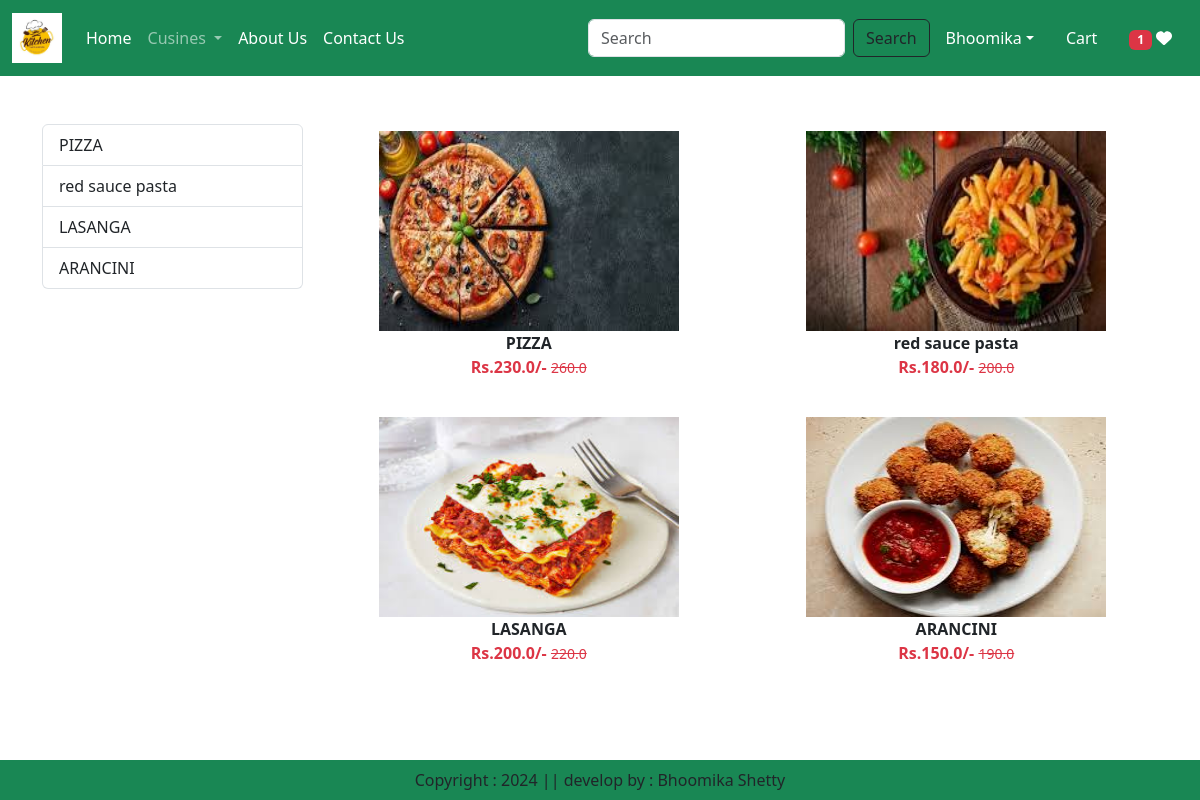
The page /category/IC (signed in) on the database its author committed.
### app/models.py (models this page shows, shortened)
class Product(models.Model):
    title=models.CharField(max_length=100)
    selling_price=models.FloatField()
    discounted_price=models.FloatField()
    description=models.TextField()
    composition=models.TextField(default='')
    prodapp=models.TextField(default='')
    category=models.CharField(choices=CATEGORY_CHOICES, max_length=2)
    product_images=models.ImageField(upload_to='product')

### app/views.py (the view)
# urls.py: path('category/<slug:val>', views.CategoryView.as_view(),name="category"),
@method_decorator(login_required,name='dispatch')
class CategoryView(View):
    def get(self, request,val):
        totalitem = 0
        wishitem=0
        if request.user.is_authenticated:
            totalitem = len(Cart.objects.filter(user=request.user))
            wishitem = len(Wishlist.objects.filter(user=request.user))
        product=Product.objects.filter(category=val)
        title= Product.objects.filter(category=val).values('title')
        return render(request, 'app/category.html',locals())

### app/templates/app/category.html (shortened to what this page needs)
{% extends 'app/base.html' %}
{% load static %}
{% block main-content %}
<div class="container my-5">
    <div class="row">
        <div class="col-sm-3">
            <div class="list-group">
            {% for val in title %}
            <a href="{% url 'category-title' val.title %}" class="list-group-item list-group-item-action" arial-current="true">
               {{val.title}}</a>
            {% endfor %}
        </div>
    </div>
        <div class="col-sm-9">
            <div class="row">
                {% for prod in product %}
                <div class="col text-center mb-4">
                    <a href="{% url 'product-detail' prod.id %}" class="btn">
                        <div>
                            <img src="{{prod.product_images.url}}" width="300px" height="200px" />
                            <div class="fw-bold">{{prod.title}}</div>
                            <div class="fw-bold text-danger">
                                Rs.{{prod.discounted_price}}/-
                                <small class="fw-light text-decoration-line-through">{{prod.selling_price}}</small>
                            </div>
                        </div>
                    </a>
                </div>
                {% endfor %}
            </div>
        </div>
    </div>
</div>
{% endblock main-content %}

### app/templates/app/base.html (shortened to what this page needs)
<!DOCTYPE html>
{% load static %}
<html lang="en">
<head>
    <link href="https://cdn.jsdelivr.net/npm/bootstrap@5.3.3/dist/css/bootstrap.min.css" rel="stylesheet">
    <link rel="stylesheet" href="{% static 'app/css/owl.carousel.min.css' %}" />
    <link rel="stylesheet" href="{% static 'app/css/all.min.css' %}" />
    <link rel="stylesheet" href="{% static 'app/css/style.css' %}" />
</head>
<body>
    <nav class="navbar navbar-expand-lg navbar-dark bg-success">
        <div class="container-fluid">
          <a class="navbar-brand" href="#">
            <img src="{% static 'app/images/logo.jpeg' %}" alt="no image" weidth="70" height="50">
          </a>
          <div class="collapse navbar-collapse" id="navbarSupportedContent">
            <ul class="navbar-nav me-auto mb-2 mb-lg-0">
              {% if request.user.is_authenticated %}
              <li class="nav-item">
                <a class="nav-link active" aria-current="page" href="/">Home</a>
              </li>
              <li class="nav-item dropdown">
                <a class="nav-link dropdown-toggle" href="#" role="button" data-bs-toggle="dropdown" aria-expanded="false">
                  Cusines
                </a>
              </li>
              <li class="nav-item">
                <a class="nav-link text-white" href="{% url 'about' %}">About Us</a>
              </li>
              <li class="nav-item">
                <a class="nav-link text-white" href="{% url 'contact' %}">Contact Us</a>
              </li>
            </ul>
            <form class="d-flex" role="search" action="/search">
              <input class="form-control me-2" type="search" placeholder="Search" name="search" aria-label="Search">
              <button class="btn btn-outline-dark" type="submit">Search</button>
            </form>
          </div>
          <ul class="navbar-nav me-auto mb-2 mb-lg-0">
            <li class="nav-item dropdown mx-2">
                <a class="nav-link dropdown-toggle text-white" href="#" id="profileDropdown" role="button" data-bs-toggle="dropdown"
                    aria-expanded="false">Bhoomika</a>
            </li>
            <li class="nav-item mx-2">
                <a href="{% url 'showcart' %}" class="nav-link text-white"> Cart</a>
            </li>
            <li class="nav-item mx-2">
                <a href="{% url 'showwishlist' %}" class="nav-link text-white"><span class="badge bg-danger">{% if wishitem > 0 %} {{wishitem}}{% endif %}</span> <i class="fa fa-heart"></i></a>
            </li>
            {% endif %}
          </ul>
        </div>
      </nav>
      {% block main-content %}{% endblock main-content %}
      <footer class="container-fluid fixed-bottom bg-success text-center p-2 mt-5">
        Copyright : 2024 || develop by : Bhoomika Shetty
      </footer>
</body>
</html>

### rows shown on the page
Product: product_images (picture), title "PIZZA", discounted_price "230.0", selling_price "260.0"
Product: product_images (picture), title "red sauce pasta", discounted_price "180.0", selling_price "200.0"
Product: product_images (picture), title "LASANGA", discounted_price "200.0", selling_price "220.0"
Product: product_images (picture), title "ARANCINI", discounted_price "150.0", selling_price "190.0"

### other values the page prints
{{ wishitem }} "1"
{{ val.title }} "PIZZA" "red sauce pasta" "LASANGA" "ARANCINI"
